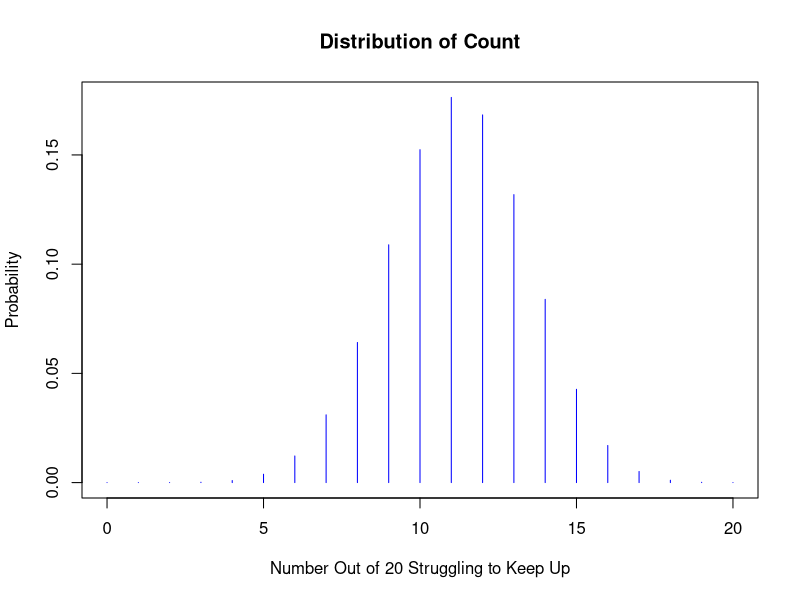
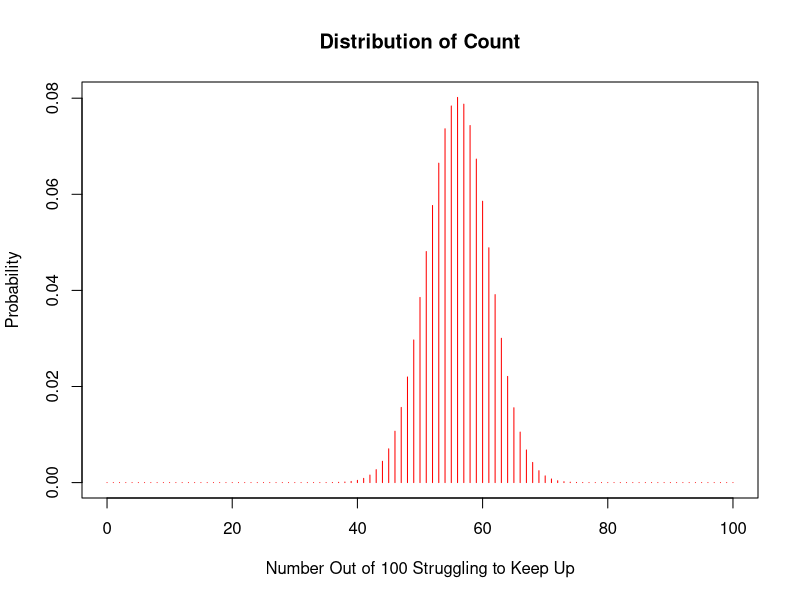
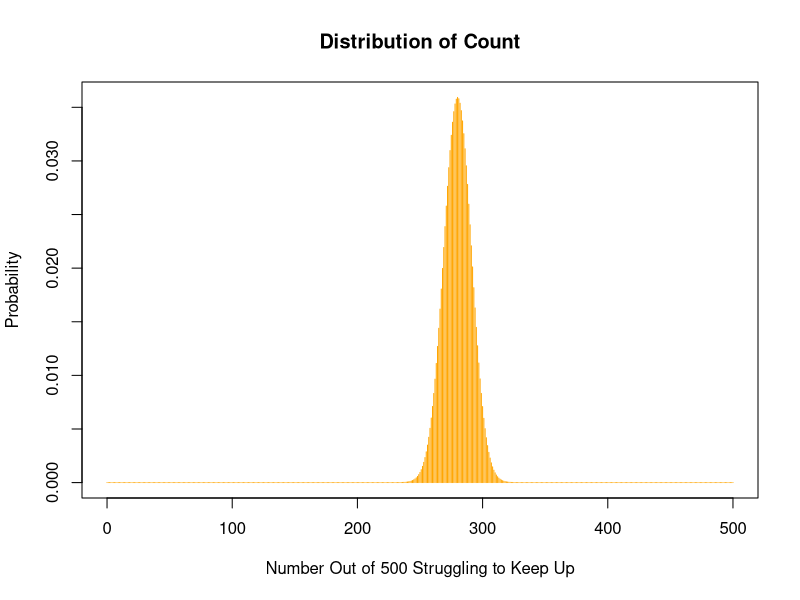
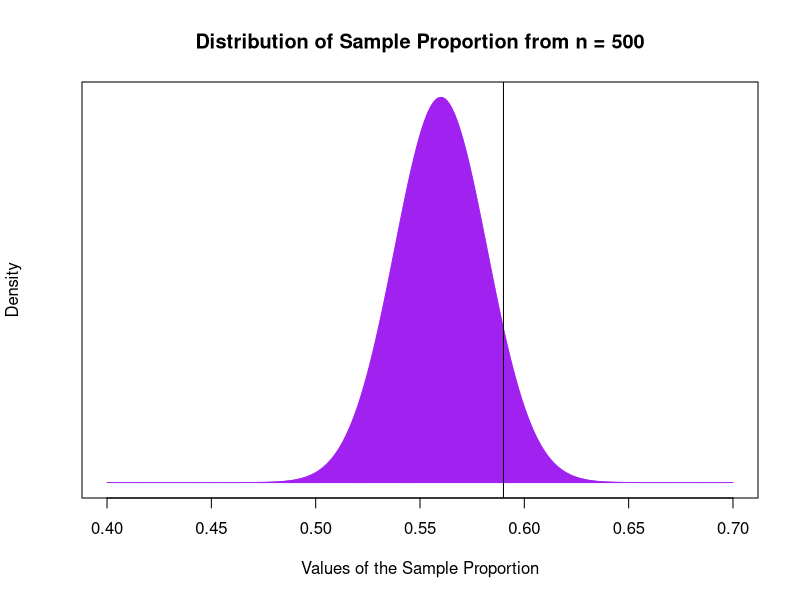

The R source for these figures, in order: (Note: this script raises an error after producing the figures.)
## ---- chunk 1
nsample1 = 20
nsample2 = 100
nsample3 = 500
x = 0:nsample1
y = 0:nsample2
z = 0:nsample3
plot(x, dbinom(x,nsample1, 0.56), xlab="Number Out of 20 Struggling to Keep Up", ylab="Probability", main="Distribution of Count", type="h", col='blue')
plot(y, dbinom(y,nsample2, 0.56), xlab="Number Out of 100 Struggling to Keep Up", ylab="Probability", main="Distribution of Count", type="h", col='red')
plot(z, dbinom(z,nsample3, 0.56), xlab="Number Out of 500 Struggling to Keep Up", ylab="Probability", main="Distribution of Count", type="h", col='orange')
## ---- chunk 2
x = seq(200, 350, 0.1)
phat = (x/500)
plot(phat, dnorm(phat, 0.56, 0.022199099), yaxt = 'n', xlab="Values of the Sample Proportion", ylab = "Density", main="Distribution of Sample Proportion from n = 500", type="h", col='purple') + abline(v=0.59)
## ---- chunk 3
pnorm(0.60, mean=0.56, sd=0.02222) #computes P(phat <=0.60)
1 - pnorm(0.60, mean=0.56, sd=0.02222)
## ---- chunk 4
1 - pnorm(1.8018)
## ---- chunk 5
qnorm(0.975)
## ---- chunk 6
comp.samplesize.forp
## ---- chunk 7
comp.samplesize.forp(0.44, 0.95, 0.02)
## ---- chunk 8
var.bernoulli = function(p)
{
  p*(1 - p)
}
## ---- chunk 9
values.of.p = seq(0, 1, 0.01)
plot(values.of.p, var.bernoulli(values.of.p), xlab="Values of p", ylab = "Variance of Sample Proportion", type="l", col="red", main="Variance of the Bernoulli Random Variable for Various Values of p")
abline(v=0.5, col="blue")
## ---- chunk 10
comp.samplesize.forp(0.50, 0.95, 0.03) #set p = 0.5
## ---- chunk 11
nsamples = 1000  #no. of simulations
sample.sdn5 = numeric(nsamples) #data vector to hold 1000 sample standard deviations
for(i in 1:nsamples){
  sdata = sample(na.omit(flights$distance), 5, replace=FALSE) #randomly pick 5 flights w/o replacement
  sample.sdn5[i] = sd(sdata) #compute the standard deviation of the five flights
}
samplestats.df3 = data.frame(sample.sdn5)
## ---- chunk 12
samplestats.df3 #A view of the data frame....
## ---- chunk 13
ggplot(samplestats.df3, aes(x = sample.sdn5)) + geom_histogram(col='orange', fill='yellow', binwidth=50) + xlab("Values of Sample Standard Deviation") + ylab("Count") + ggtitle("Distribution of 1000 Sample Standard Deviations (n=5)")
#
cat("The average of these 1000 values of the sample standard deviation based on n = 5 is", mean(~sample.sdn5, data=samplestats.df3), "miles and the standard deviation is",sd(~xbar, data=samplestats.df3),"miles. \n")
## ---- chunk 14
samplestats.df3 = samplestats.df3 %>% 
  mutate(sample.varn5 = (sample.sdn5)^{2})
head(samplestats.df3, 4)
## ---- chunk 15
ggplot(samplestats.df3, aes(x = sample.varn5)) + geom_histogram(col='orange', fill='yellow', binwidth=20000) + xlab("Values of the Sample Variance") + ylab("Count") + ggtitle("Distribution of Sample Variance (n = 5)")
#
ggplot(samplestats.df3, aes(x = sample.varn5)) + geom_density(col='orange', fill='yellow') + xlab("Values of the Sample Variance") + ylab("Density") + ggtitle("Distribution of Sample Variance (n = 5)")
## ---- chunk 16
sample.sdn5[i] = sd(sdata) #computes the standard deviation of each  of 1000 samples of n = 5
## ---- chunk 17
sample.varn15 = var(sdata) #computes the variance of each  of 1000 samples of n = 15
## ---- chunk 18
nsamples = 1000  #no. of simulations
sample.varn15 = numeric(nsamples) #data vector to hold 1000 sample variances
for(i in 1:nsamples){
  sdata = sample(na.omit(flights$distance), 15, replace=FALSE) #randomly pick 15 flights w/o replacement
  sample.varn15[i] = var(sdata) #compute the variance of the 15 flights
}
samplestats.df4 = data.frame(sample.varn15)
head(samplestats.df4, 3)
## ---- chunk 19
ggplot(samplestats.df4, aes(x = sample.varn15)) + geom_histogram(col='orange', fill='yellow', binwidth=20000) + xlab("Values of the Sample Variance") + ylab("Count") + ggtitle("Histogram of Sample Variance (n = 15)")
#
ggplot(samplestats.df4, aes(x = sample.varn15)) + geom_density(col='orange', fill='yellow') + xlab("Values of the Sample Variance") + ylab("Density") + ggtitle("Density Plot of Sample Variance (n = 15)")
## ---- chunk 20
samplestats.df4 = samplestats.df4 %>%
  mutate(transformed.var = ((15 - 1)/(733.233^{2})*sample.varn15)) 
head(samplestats.df4, 4)
## ---- chunk 21
ggplot(samplestats.df4, aes(x = transformed.var)) + geom_histogram(col='orange', fill='yellow', binwidth=2) + xlab("Values of the Transformed Sample Variance") + ylab("Count") + ggtitle("Distribution of Transformed Sample Variance (n = 15)")
#
ggplot(samplestats.df4, aes(x = transformed.var)) + geom_density(col='orange', fill='yellow') + xlab("Values of the Sample Variance") + ylab("Density") + ggtitle("Distribution of Transformed Sample Variance (n = 15)")
## ---- chunk 22
mean(~transformed.var, data=samplestats.df4)
sd(~transformed.var, data=samplestats.df4)
## ---- chunk 23
favstats(~distance, data=sampleflights)
## ---- chunk 24
pchisq(976.6917, 999) - pchisq(910.4949, 999)  #computes the differnce between two cumulative probabilies
## ---- chunk 25
1 - pchisq(1028.0846, 1000 - 1) #second argument is the degrees of freedom (n - 1)
## ---- chunk 26
timetoplay2.df <- sample(uselectiondata, n = 50, replace=FALSE)
